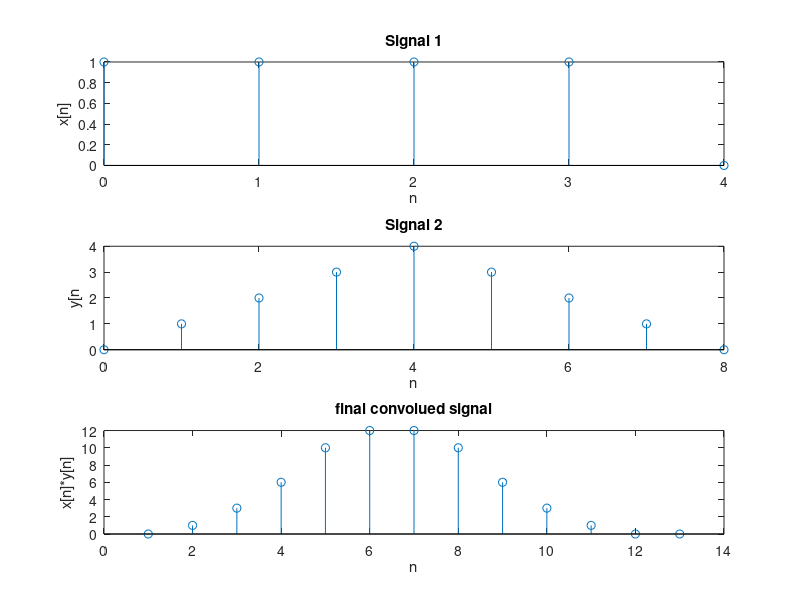

The MATLAB script that drew this image: (Note: this script raises an error after producing the figure.)
clc
clear all
n = 0:4;
x = (n>=0)-(n>=4);
subplot(3,1,1)
stem(n,x);
xlabel('n');
ylabel('x[n]');
title('Signal 1')
subplot(3,1,2)
n = 0:8;
y = n.*(n>=0)-2*(n-4).*(n>=4)+(n-8).*(n>=8);
stem(n,y);
xlabel('n');
ylabel('y[n');
title('Signal 2')
l1 = length(x);
l2 = length(y);
X = [x, zeros(1,10)];
Y = [y, zeros(1,6)];
for i=1:(l1+l2-1)
    c(i) = 0;
    for j = 1:i
        c(i) = c(i)+X(j).*Y(i-j+1);
    end
end
subplot(3,1,3)
stem(c);
xlabel('n');
ylabel('x[n]*y[n]')
title('final convolued signal')
sgtitle('Puneet Gupta 102115213')
